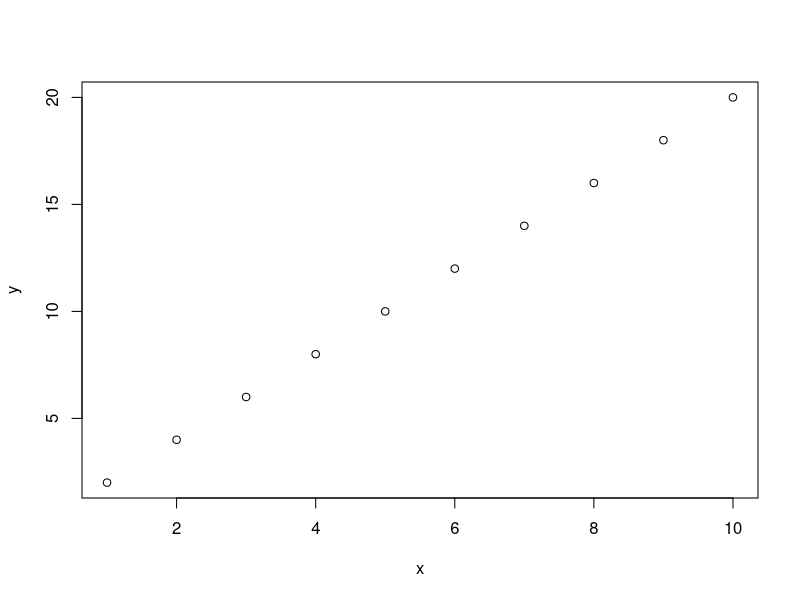
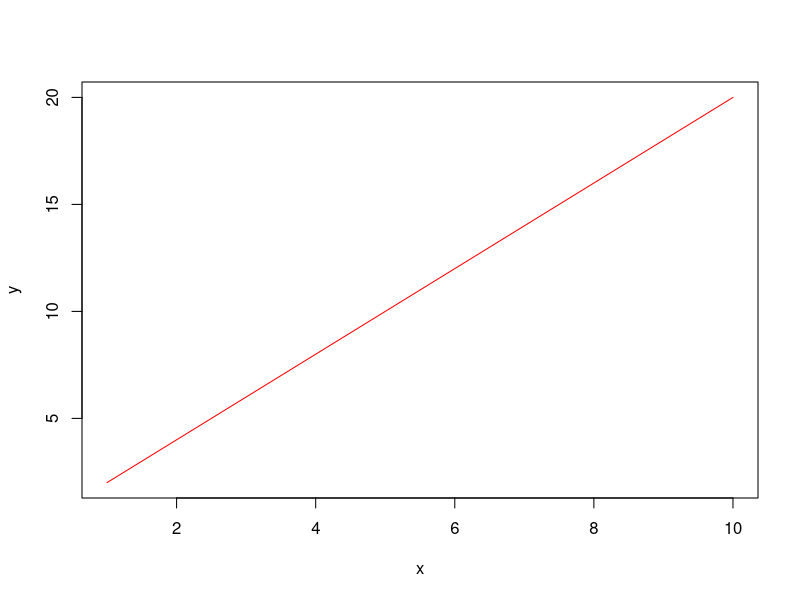

Here is the R script that generated these plots, in order:
## ---- chunk 1

x <- c(1,2,3,4,5) # Create an array of numbers to sum
sum_x <- sum(x) # Sum the numbers contained in 'x', and save the result as a new variable 'sum_x'

## ---- chunk 2
function_name <- function(arg1, arg2){
        # function body, e.g. 
        print(paste(arg1, arg2))
}

## ---- chunk 3

add_two <- function(x){ # On this line we've named our function 'add_two', and have included 'x' as an input variable (a function argument)
  
  # This function takes the argument 'x', and adds 2 to it
  result <- x + 2
  return(result) # The output of the function
  
}

## ---- chunk 4

add_two(3) # Calling the function by itself prints the result to the console
result <- add_two(3) # Alternatively the result can be saved as a new variable

## ---- chunk 5

add_two <- function(x){
  
  result <- x + 2
  
}

result <- add_two(3)

## ---- chunk 6

sum_squares <- function(x, y){
  
  result <- x^2 + y^2
  return(result)
  
}

z <- sum_squares(3, 5)

## ---- chunk 7

sum_squares(x=3, y=5)
sum_squares(y=5, x=3)

## ---- chunk 8

mod_x <- function(x){
  
  if(x < 0){
    return(-x)
  }
  else{
    return(x)
  }
  
}

x <- -5
mod_x(x)

## ---- chunk 9

odd_or_even <- function(x){
  
  if((x %% 2) == 0){
    print("The number is even.")
  }
  else if((x %% 2) == 1) {
    print("The number is odd.")
  }

}

odd_or_even(x=4)

## ---- chunk 10

odd_or_even <- function(x){
  
  if (length(x) > 1){
    stop("The argument is not a single number.")
  }
  else if (!is.numeric(x)){
    stop("The argument is not a number.")
  }
  else if((x %% 2) == 0){
    print("The number is even.")
  }
  else if((x %% 2) == 1) {
    print("The number is odd.")
  }
  else{
    stop("The number is not an integer.")
  }

}

## ---- chunk 11

add_a_number <- function(x, y=NULL){ # y is the optional input, with a default value of NULL
  
  if(!is.null(y)){
    return(x + y)
  }
  else{
    return(x)
  }
  
}

add_a_number(x=6)
add_a_number(x=6, y=7)

## ---- chunk 12

sum_powers <- function(x, y, z=2){
  
  result <- x^z + y^z
  return(result)
  
}

sum_powers(x=3, y=5)
sum_powers(x=3, y=5, z=3)

## ---- chunk 13

plot_x_and_y <- function(x, y, ...){
  
  plot(x, y, ...)
  
}

x <- 1:10
y <- (1:10) * 2

## ---- chunk 14

plot_x_and_y(x, y)

## ---- chunk 15

plot_x_and_y(x, y, col='red', type='l')

## ---- chunk 16

generalise_names <- function(names){
  
  library(stringr)
  
  names <- tolower(names) # Converts any uppercase letters to lowercase
  names <- stringr::str_trim(names) # Trim any blank spaces at the start or end of each string
  names <- stringr::str_replace_all(names, " ", "_") # Replaces spaces with an underscore
  names <- stringr::str_replace_all(names, "[^A-Za-z0-9]", "_") # Replaces anything that isn't a letter or number with an underscore
  names <- stringr::str_replace_all(names, "([_])\\1+", "\\1") # Replaces repeated underscores with a single underscore
  names <- stringr::str_replace_all(names, "^\\_+|\\_+$", "") # Removes any underscores at the beginning or end of the string
  
  return(names)
}

names <- c("Option 1", "   Option (1)", "Option: 1", "option 1", "OPTION - 1")

generalise_names(names)

